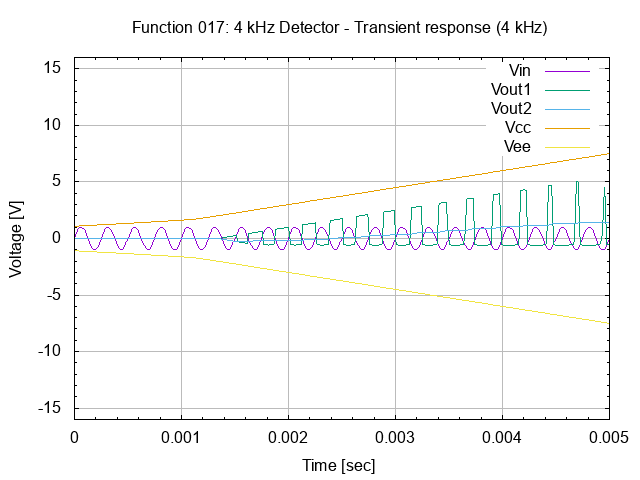

Recreate this plot in gnuplot.
# setup terminal
set term png

# setup graph
set output "26.017.00.01.01.03.png"
set title "Function 017: 4 kHz Detector - Transient response (4 kHz)"

# setup Y-axis
set yrange [-16:16]
set grid ytics lt 1 lw 1 lc rgb "#bbbbbb"
set mytics
set ylabel "Voltage [V]"

# setup X-axis
set grid xtics lt 1 lw 1 lc rgb "#bbbbbb"
set mxtics
set xrange [0:0.005]
set xlabel "Time [sec]"

# setup plot style
set style data lines
plot '26.017.00.01.01.dat' using 1:2 title "Vin", \
     '26.017.00.01.01.dat' using 1:3 title "Vout1", \
     '26.017.00.01.01.dat' using 1:4 title "Vout2", \
     '26.017.00.01.01.dat' using 1:5 title "Vcc", \
     '26.017.00.01.01.dat' using 1:6 title "Vee"

# set output back to default
set output

# reset terminal type
set terminal pop
